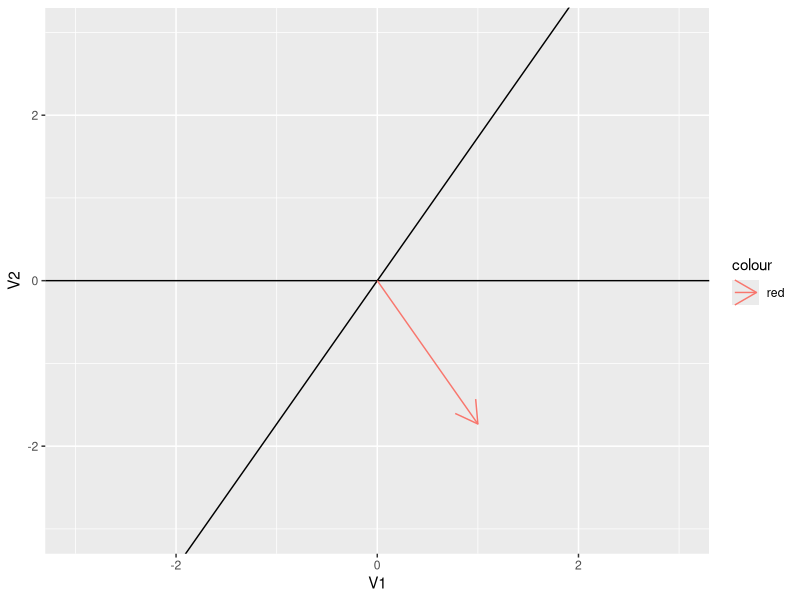

R code for this plot:
## ---- chunk 1

library(tidyverse)
library(magrittr)

## ---- chunk 2

#' Plot a MUPP-2PL item as a vector in a 2-dimensional space.
#'
#' @param item_params MUPP-2PL item parameters, given as a data.frame with 3 (double) columns: scale.1, scale.2, location
#' @param cor double 1-length vector with the correlation of the latent space
#'
#' @return a ggplot of the item
plot_MUPP_2PL_item_vector <- function(item_params, cor) {
  
  item_params_MCLM <- item_params %>% mutate(scale.2 = -scale.2)
  
  cor_matrix <- matrix(c(1, cor, cor, 1), nrow = 2)
  
  scales <- item_params_MCLM %>% select(scale.1, scale.2) %>% as.matrix
  
  MBS <- scales %>% { . %*% cor_matrix %*% t(.) } %>% as.double %>% sqrt
  
  MBL <- -item_params_MCLM %>% pull(location) %>% divide_by(MBS)
  
  directions <- (scales %*% cor_matrix) / MBS
  
  origin <- (MBL * directions) %>% t
  end <- origin + ((MBS * directions) %>% t)
  
  rotation <- matrix(c(1, cor, 0, sqrt(1 - cor^2)), nrow = 2) %>% solve
  
  orth_origin <- rotation %*% origin
  orth_end <- rotation %*% end
  
  coords <- rbind(orth_origin, orth_end) %>% t %>% as_tibble
  
  MBL %>% print
  MBS %>% print
  directions %>% print
  coords %>% as.matrix %>% print
  
  coords %>% ggplot(mapping = aes(x = V1, y = V2, xend = V3, yend = V4, color = "red")) +
    scale_y_continuous(limits = c(-3, 3)) +
    scale_x_continuous(limits = c(-3, 3)) +
    geom_hline(yintercept = 0) +
    (if(cor == 0) geom_vline(xintercept = 0) else geom_abline(slope = cor %>% acos %>% tan, intercept = 0)) +
    geom_segment(arrow = arrow())
}

## ---- chunk 3

items <- data.frame(
  scale.1  = c(2, 2  , -1.5,  .5,  0),
  scale.2  = c(2, -.5,  1.5, 0  , -2.2),
  location = c(0, 1  ,  -.8, 1  ,  -.4)
)

cor <- .5

items[1, ] %>% plot_MUPP_2PL_item_vector(cor = cor)

